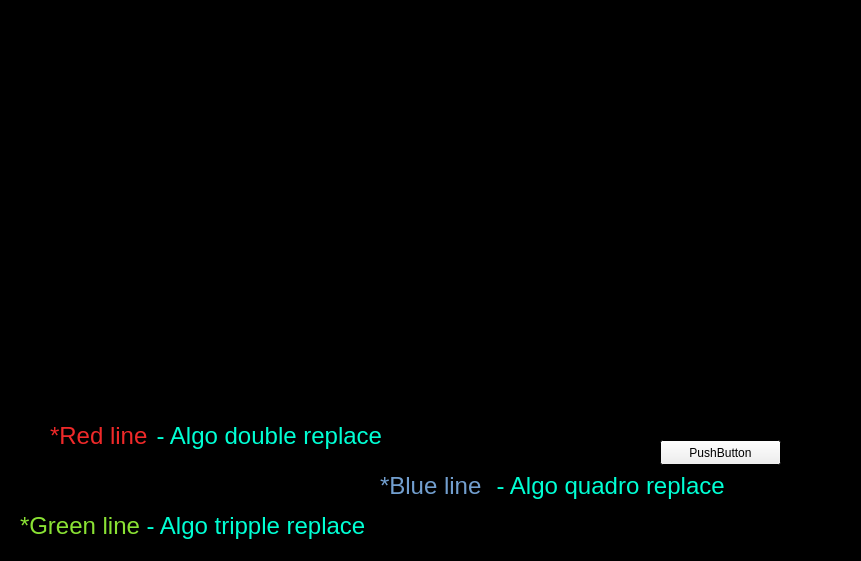
<?xml version="1.0" encoding="UTF-8"?>
<ui version="4.0">
 <class>Graph</class>
 <widget class="QWidget" name="Graph">
  <property name="geometry">
   <rect>
    <x>0</x>
    <y>0</y>
    <width>861</width>
    <height>561</height>
   </rect>
  </property>
  <property name="palette">
   <palette>
    <active>
     <colorrole role="Base">
      <brush brushstyle="SolidPattern">
       <color alpha="255">
        <red>114</red>
        <green>159</green>
        <blue>207</blue>
       </color>
      </brush>
     </colorrole>
     <colorrole role="Window">
      <brush brushstyle="SolidPattern">
       <color alpha="255">
        <red>0</red>
        <green>0</green>
        <blue>0</blue>
       </color>
      </brush>
     </colorrole>
    </active>
    <inactive>
     <colorrole role="Base">
      <brush brushstyle="SolidPattern">
       <color alpha="255">
        <red>114</red>
        <green>159</green>
        <blue>207</blue>
       </color>
      </brush>
     </colorrole>
     <colorrole role="Window">
      <brush brushstyle="SolidPattern">
       <color alpha="255">
        <red>0</red>
        <green>0</green>
        <blue>0</blue>
       </color>
      </brush>
     </colorrole>
    </inactive>
    <disabled>
     <colorrole role="Base">
      <brush brushstyle="SolidPattern">
       <color alpha="255">
        <red>0</red>
        <green>0</green>
        <blue>0</blue>
       </color>
      </brush>
     </colorrole>
     <colorrole role="Window">
      <brush brushstyle="SolidPattern">
       <color alpha="255">
        <red>0</red>
        <green>0</green>
        <blue>0</blue>
       </color>
      </brush>
     </colorrole>
    </disabled>
   </palette>
  </property>
  <property name="windowTitle">
   <string>Form</string>
  </property>
  <widget class="QCustomPlot" name="widget" native="true">
   <property name="geometry">
    <rect>
     <x>20</x>
     <y>30</y>
     <width>391</width>
     <height>381</height>
    </rect>
   </property>
  </widget>
  <widget class="QCustomPlot" name="widget_2" native="true">
   <property name="geometry">
    <rect>
     <x>440</x>
     <y>30</y>
     <width>391</width>
     <height>381</height>
    </rect>
   </property>
  </widget>
  <widget class="QLabel" name="label">
   <property name="geometry">
    <rect>
     <x>50</x>
     <y>420</y>
     <width>111</width>
     <height>31</height>
    </rect>
   </property>
   <property name="palette">
    <palette>
     <active>
      <colorrole role="WindowText">
       <brush brushstyle="SolidPattern">
        <color alpha="255">
         <red>239</red>
         <green>41</green>
         <blue>41</blue>
        </color>
       </brush>
      </colorrole>
      <colorrole role="Text">
       <brush brushstyle="SolidPattern">
        <color alpha="255">
         <red>204</red>
         <green>0</green>
         <blue>0</blue>
        </color>
       </brush>
      </colorrole>
     </active>
     <inactive>
      <colorrole role="WindowText">
       <brush brushstyle="SolidPattern">
        <color alpha="255">
         <red>239</red>
         <green>41</green>
         <blue>41</blue>
        </color>
       </brush>
      </colorrole>
      <colorrole role="Text">
       <brush brushstyle="SolidPattern">
        <color alpha="255">
         <red>204</red>
         <green>0</green>
         <blue>0</blue>
        </color>
       </brush>
      </colorrole>
     </inactive>
     <disabled>
      <colorrole role="WindowText">
       <brush brushstyle="SolidPattern">
        <color alpha="255">
         <red>190</red>
         <green>190</green>
         <blue>190</blue>
        </color>
       </brush>
      </colorrole>
      <colorrole role="Text">
       <brush brushstyle="SolidPattern">
        <color alpha="255">
         <red>190</red>
         <green>190</green>
         <blue>190</blue>
        </color>
       </brush>
      </colorrole>
     </disabled>
    </palette>
   </property>
   <property name="font">
    <font>
     <pointsize>18</pointsize>
    </font>
   </property>
   <property name="text">
    <string>*Red line</string>
   </property>
  </widget>
  <widget class="QLabel" name="label_4">
   <property name="geometry">
    <rect>
     <x>150</x>
     <y>420</y>
     <width>241</width>
     <height>31</height>
    </rect>
   </property>
   <property name="palette">
    <palette>
     <active>
      <colorrole role="WindowText">
       <brush brushstyle="SolidPattern">
        <color alpha="255">
         <red>0</red>
         <green>255</green>
         <blue>212</blue>
        </color>
       </brush>
      </colorrole>
      <colorrole role="Text">
       <brush brushstyle="SolidPattern">
        <color alpha="255">
         <red>204</red>
         <green>0</green>
         <blue>0</blue>
        </color>
       </brush>
      </colorrole>
     </active>
     <inactive>
      <colorrole role="WindowText">
       <brush brushstyle="SolidPattern">
        <color alpha="255">
         <red>0</red>
         <green>255</green>
         <blue>212</blue>
        </color>
       </brush>
      </colorrole>
      <colorrole role="Text">
       <brush brushstyle="SolidPattern">
        <color alpha="255">
         <red>204</red>
         <green>0</green>
         <blue>0</blue>
        </color>
       </brush>
      </colorrole>
     </inactive>
     <disabled>
      <colorrole role="WindowText">
       <brush brushstyle="SolidPattern">
        <color alpha="255">
         <red>190</red>
         <green>190</green>
         <blue>190</blue>
        </color>
       </brush>
      </colorrole>
      <colorrole role="Text">
       <brush brushstyle="SolidPattern">
        <color alpha="255">
         <red>190</red>
         <green>190</green>
         <blue>190</blue>
        </color>
       </brush>
      </colorrole>
     </disabled>
    </palette>
   </property>
   <property name="font">
    <font>
     <pointsize>18</pointsize>
    </font>
   </property>
   <property name="text">
    <string> - Algo double replace</string>
   </property>
  </widget>
  <widget class="QLabel" name="label_2">
   <property name="geometry">
    <rect>
     <x>20</x>
     <y>510</y>
     <width>131</width>
     <height>31</height>
    </rect>
   </property>
   <property name="palette">
    <palette>
     <active>
      <colorrole role="WindowText">
       <brush brushstyle="SolidPattern">
        <color alpha="255">
         <red>138</red>
         <green>226</green>
         <blue>52</blue>
        </color>
       </brush>
      </colorrole>
      <colorrole role="Text">
       <brush brushstyle="SolidPattern">
        <color alpha="255">
         <red>204</red>
         <green>0</green>
         <blue>0</blue>
        </color>
       </brush>
      </colorrole>
     </active>
     <inactive>
      <colorrole role="WindowText">
       <brush brushstyle="SolidPattern">
        <color alpha="255">
         <red>138</red>
         <green>226</green>
         <blue>52</blue>
        </color>
       </brush>
      </colorrole>
      <colorrole role="Text">
       <brush brushstyle="SolidPattern">
        <color alpha="255">
         <red>204</red>
         <green>0</green>
         <blue>0</blue>
        </color>
       </brush>
      </colorrole>
     </inactive>
     <disabled>
      <colorrole role="WindowText">
       <brush brushstyle="SolidPattern">
        <color alpha="255">
         <red>190</red>
         <green>190</green>
         <blue>190</blue>
        </color>
       </brush>
      </colorrole>
      <colorrole role="Text">
       <brush brushstyle="SolidPattern">
        <color alpha="255">
         <red>190</red>
         <green>190</green>
         <blue>190</blue>
        </color>
       </brush>
      </colorrole>
     </disabled>
    </palette>
   </property>
   <property name="font">
    <font>
     <pointsize>18</pointsize>
    </font>
   </property>
   <property name="text">
    <string>*Green line</string>
   </property>
  </widget>
  <widget class="QLabel" name="label_5">
   <property name="geometry">
    <rect>
     <x>140</x>
     <y>510</y>
     <width>241</width>
     <height>31</height>
    </rect>
   </property>
   <property name="palette">
    <palette>
     <active>
      <colorrole role="WindowText">
       <brush brushstyle="SolidPattern">
        <color alpha="255">
         <red>0</red>
         <green>255</green>
         <blue>212</blue>
        </color>
       </brush>
      </colorrole>
      <colorrole role="Text">
       <brush brushstyle="SolidPattern">
        <color alpha="255">
         <red>204</red>
         <green>0</green>
         <blue>0</blue>
        </color>
       </brush>
      </colorrole>
     </active>
     <inactive>
      <colorrole role="WindowText">
       <brush brushstyle="SolidPattern">
        <color alpha="255">
         <red>0</red>
         <green>255</green>
         <blue>212</blue>
        </color>
       </brush>
      </colorrole>
      <colorrole role="Text">
       <brush brushstyle="SolidPattern">
        <color alpha="255">
         <red>204</red>
         <green>0</green>
         <blue>0</blue>
        </color>
       </brush>
      </colorrole>
     </inactive>
     <disabled>
      <colorrole role="WindowText">
       <brush brushstyle="SolidPattern">
        <color alpha="255">
         <red>190</red>
         <green>190</green>
         <blue>190</blue>
        </color>
       </brush>
      </colorrole>
      <colorrole role="Text">
       <brush brushstyle="SolidPattern">
        <color alpha="255">
         <red>190</red>
         <green>190</green>
         <blue>190</blue>
        </color>
       </brush>
      </colorrole>
     </disabled>
    </palette>
   </property>
   <property name="font">
    <font>
     <pointsize>18</pointsize>
    </font>
   </property>
   <property name="text">
    <string> - Algo tripple replace</string>
   </property>
  </widget>
  <widget class="QLabel" name="label_3">
   <property name="geometry">
    <rect>
     <x>380</x>
     <y>470</y>
     <width>131</width>
     <height>31</height>
    </rect>
   </property>
   <property name="palette">
    <palette>
     <active>
      <colorrole role="WindowText">
       <brush brushstyle="SolidPattern">
        <color alpha="255">
         <red>114</red>
         <green>159</green>
         <blue>207</blue>
        </color>
       </brush>
      </colorrole>
      <colorrole role="Text">
       <brush brushstyle="SolidPattern">
        <color alpha="255">
         <red>204</red>
         <green>0</green>
         <blue>0</blue>
        </color>
       </brush>
      </colorrole>
     </active>
     <inactive>
      <colorrole role="WindowText">
       <brush brushstyle="SolidPattern">
        <color alpha="255">
         <red>114</red>
         <green>159</green>
         <blue>207</blue>
        </color>
       </brush>
      </colorrole>
      <colorrole role="Text">
       <brush brushstyle="SolidPattern">
        <color alpha="255">
         <red>204</red>
         <green>0</green>
         <blue>0</blue>
        </color>
       </brush>
      </colorrole>
     </inactive>
     <disabled>
      <colorrole role="WindowText">
       <brush brushstyle="SolidPattern">
        <color alpha="255">
         <red>190</red>
         <green>190</green>
         <blue>190</blue>
        </color>
       </brush>
      </colorrole>
      <colorrole role="Text">
       <brush brushstyle="SolidPattern">
        <color alpha="255">
         <red>190</red>
         <green>190</green>
         <blue>190</blue>
        </color>
       </brush>
      </colorrole>
     </disabled>
    </palette>
   </property>
   <property name="font">
    <font>
     <pointsize>18</pointsize>
    </font>
   </property>
   <property name="text">
    <string>*Blue line</string>
   </property>
  </widget>
  <widget class="QLabel" name="label_6">
   <property name="geometry">
    <rect>
     <x>490</x>
     <y>470</y>
     <width>241</width>
     <height>31</height>
    </rect>
   </property>
   <property name="palette">
    <palette>
     <active>
      <colorrole role="WindowText">
       <brush brushstyle="SolidPattern">
        <color alpha="255">
         <red>0</red>
         <green>255</green>
         <blue>212</blue>
        </color>
       </brush>
      </colorrole>
      <colorrole role="Text">
       <brush brushstyle="SolidPattern">
        <color alpha="255">
         <red>204</red>
         <green>0</green>
         <blue>0</blue>
        </color>
       </brush>
      </colorrole>
     </active>
     <inactive>
      <colorrole role="WindowText">
       <brush brushstyle="SolidPattern">
        <color alpha="255">
         <red>0</red>
         <green>255</green>
         <blue>212</blue>
        </color>
       </brush>
      </colorrole>
      <colorrole role="Text">
       <brush brushstyle="SolidPattern">
        <color alpha="255">
         <red>204</red>
         <green>0</green>
         <blue>0</blue>
        </color>
       </brush>
      </colorrole>
     </inactive>
     <disabled>
      <colorrole role="WindowText">
       <brush brushstyle="SolidPattern">
        <color alpha="255">
         <red>190</red>
         <green>190</green>
         <blue>190</blue>
        </color>
       </brush>
      </colorrole>
      <colorrole role="Text">
       <brush brushstyle="SolidPattern">
        <color alpha="255">
         <red>190</red>
         <green>190</green>
         <blue>190</blue>
        </color>
       </brush>
      </colorrole>
     </disabled>
    </palette>
   </property>
   <property name="font">
    <font>
     <pointsize>18</pointsize>
    </font>
   </property>
   <property name="text">
    <string> - Algo quadro replace</string>
   </property>
  </widget>
  <widget class="QPushButton" name="pushButton">
   <property name="geometry">
    <rect>
     <x>660</x>
     <y>440</y>
     <width>121</width>
     <height>25</height>
    </rect>
   </property>
   <property name="text">
    <string>PushButton</string>
   </property>
  </widget>
 </widget>
 <customwidgets>
  <customwidget>
   <class>QCustomPlot</class>
   <extends>QWidget</extends>
   <header>qcustomplot.h</header>
   <container>1</container>
  </customwidget>
 </customwidgets>
 <resources/>
 <connections/>
</ui>
